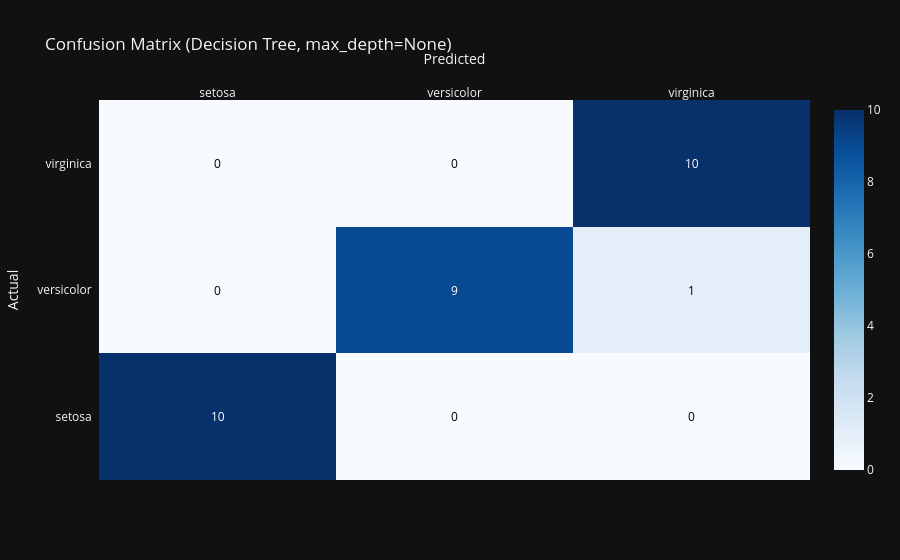

The code cell stored with this chart in its notebook:
### Code cell
cm = confusion_matrix(y_test, y_pred)
fig = ff.create_annotated_heatmap(
    z=cm, x=list(target_names), y=list(target_names),
    colorscale="Blues", showscale=True
)
fig.update_layout(title="Confusion Matrix (Decision Tree, max_depth=None)",
                  xaxis=dict(title="Predicted"), yaxis=dict(title="Actual"),
                  template="plotly_dark")
fig.show()

### Figure 1 — Plotly figure (JSON) as saved in the notebook; plotly's stock layout.template omitted (floating-point values rounded to 4 significant figures)
{"data": [{"colorscale": [[0, "rgb(247,251,255)"], [0.125, "rgb(222,235,247)"], [0.25, "rgb(198,219,239)"], [0.375, "rgb(158,202,225)"], [0.5, "rgb(107,174,214)"], [0.625, "rgb(66,146,198)"], [0.75, "rgb(33,113,181)"], [0.875, "rgb(8,81,156)"], [1, "rgb(8,48,107)"]], "reversescale": false, "showscale": true, "type": "heatmap", "x": ["setosa", "versicolor", "virginica"], "y": ["setosa", "versicolor", "virginica"], "z": [[10, 0, 0], [0, 9, 1], [0, 0, 10]]}], "layout": {"annotations": [{"font": {"color": "#FFFFFF"}, "showarrow": false, "text": "10", "x": "setosa", "xref": "x", "y": "setosa", "yref": "y"}, {"font": {"color": "#000000"}, "showarrow": false, "text": "0", "x": "versicolor", "xref": "x", "y": "setosa", "yref": "y"}, {"font": {"color": "#000000"}, "showarrow": false, "text": "0", "x": "virginica", "xref": "x", "y": "setosa", "yref": "y"}, {"font": {"color": "#000000"}, "showarrow": false, "text": "0", "x": "setosa", "xref": "x", "y": "versicolor", "yref": "y"}, {"font": {"color": "#FFFFFF"}, "showarrow": false, "text": "9", "x": "versicolor", "xref": "x", "y": "versicolor", "yref": "y"}, {"font": {"color": "#000000"}, "showarrow": false, "text": "1", "x": "virginica", "xref": "x", "y": "versicolor", "yref": "y"}, {"font": {"color": "#000000"}, "showarrow": false, "text": "0", "x": "setosa", "xref": "x", "y": "virginica", "yref": "y"}, {"font": {"color": "#000000"}, "showarrow": false, "text": "0", "x": "versicolor", "xref": "x", "y": "virginica", "yref": "y"}, {"font": {"color": "#FFFFFF"}, "showarrow": false, "text": "10", "x": "virginica", "xref": "x", "y": "virginica", "yref": "y"}], "title": {"text": "Confusion Matrix (Decision Tree, max_depth=None)"}, "xaxis": {"dtick": 1, "gridcolor": "rgb(0, 0, 0)", "side": "top", "ticks": "", "title": {"text": "Predicted"}}, "yaxis": {"dtick": 1, "ticks": "", "ticksuffix": "  ", "title": {"text": "Actual"}}}}
